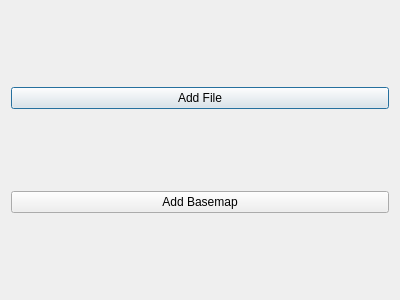
<?xml version="1.0" encoding="UTF-8"?>
<ui version="4.0">
 <class>Dialog</class>
 <widget class="QDialog" name="Dialog">
  <property name="geometry">
   <rect>
    <x>0</x>
    <y>0</y>
    <width>400</width>
    <height>300</height>
   </rect>
  </property>
  <property name="windowTitle">
   <string>Dialog</string>
  </property>
  <layout class="QVBoxLayout" name="verticalLayout">
   <item>
    <widget class="QPushButton" name="btnAddFile">
     <property name="text">
      <string>Add File</string>
     </property>
    </widget>
   </item>
   <item>
    <widget class="QPushButton" name="btnAddBasemap">
     <property name="text">
      <string>Add Basemap</string>
     </property>
    </widget>
   </item>
  </layout>
 </widget>
 <resources/>
 <connections/>
</ui>
